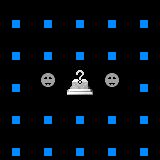

Tiled map render using the project's own tile images. Description and the whole map definition, tile-layer contents included, below:
An orthogonal 5x5 tile map with 32x32 px tiles, 3 tile layers (Tile Layer, Feature Layer, Tag Layer), 2 tilesets.

<map version="2017.05.26" orientation="orthogonal" renderorder="right-down" width="5" height="5" tilewidth="32" tileheight="32" backgroundcolor="#000000" nextobjectid="1">
 <properties>
  <property name="code" value=": ee_ecumenical(_G)" />
  <property name="tags" value="ee_5x5" />
  <property name="weight" value="1" />
 </properties>
 <tileset firstgid="1" source="../tilesets/features.tsx" />
 <tileset firstgid="205" source="../tilesets/basic.tsx" />
 <layer name="Tile Layer" width="5" height="5">
  <data encoding="csv">
205,205,205,205,205,
205,205,205,205,205,
205,25,72,25,205,
205,205,205,205,205,
205,205,205,205,205
</data>
 </layer>
 <layer name="Feature Layer" width="5" height="5">
  <data encoding="csv">
0,0,0,0,0,
0,0,0,0,0,
0,0,0,0,0,
0,0,0,0,0,
0,0,0,0,0
</data>
 </layer>
 <layer name="Tag Layer" width="5" height="5">
  <data encoding="csv">
0,0,0,0,0,
0,0,0,0,0,
0,0,0,0,0,
0,0,0,0,0,
0,0,0,0,0
</data>
 </layer>
 <objectgroup name="Scripting Layer" />
</map>
